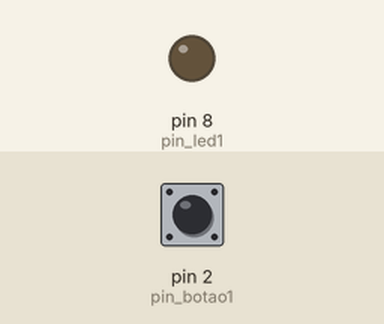
This sketch was run on a simulated Arduino Uno, built with avr-gcc and run on an emulated ATmega328P. Shown: output pins drawn as LEDs (lit = HIGH). Dashed ring = blinking. Inputs (shaded band) come from the test bench; at power-on: pin 2 (pin_botao1) HIGH.

Above: at 1.2 s.
1.3 s: pin 2 (pin_botao1) pulled LOW for 0.15 s
At 1.54 s:
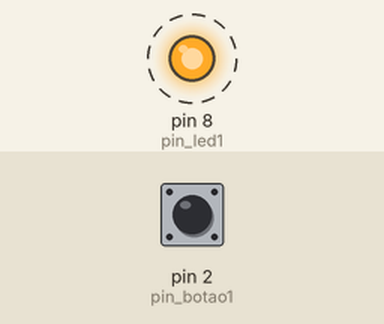
4.4 s: pin 2 (pin_botao1) pulled LOW for 1 s
6.9 s: pin 2 (pin_botao1) pulled LOW for 3.2 s
At 7.14 s:
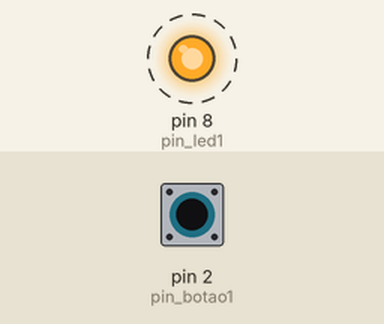
Timing chart, 0 to 17.6 s (numbered marks = the images above; inputs shaded):
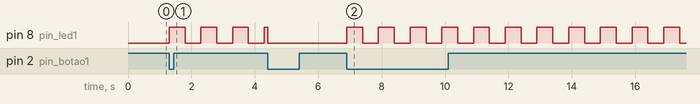

The sketch:

Atividade1.ino
```cpp
#define pin_led1 8
#define pin_botao1 2

unsigned long tempoAnterior = 0;
unsigned long intervalo = 500;
int contador = 0;
int tick = 0;
bool estadoLed = 0;

void setup() {
  pinMode(pin_led1, OUTPUT);
  pinMode(pin_botao1, INPUT_PULLUP);
}

void loop() {
  bool estadoA = !digitalRead(pin_botao1);
  unsigned long tempoAtual = millis();

  if (estadoA && tick == 0) {
    tick++;
    contador++;
  }

  if (estadoA == 0) {
    tick = 0;
  }

  if ((contador % 2) == 1) {
    if (tempoAtual - tempoAnterior >= intervalo) {
      tempoAnterior = tempoAtual;
      estadoLed = !estadoLed;
      digitalWrite(pin_led1, estadoLed);
    }
  } else {
    digitalWrite(pin_led1, LOW);
    estadoLed = 0;
  }
}
```

Measured:
- after the input at 1.3 s, pin 8 (pin_led1): alternates HIGH for 0.50 s and LOW for 0.50 s, starting at once
- after the input at 6.9 s, pin 8 (pin_led1): alternates HIGH for 0.50 s and LOW for 0.50 s, starting at once
